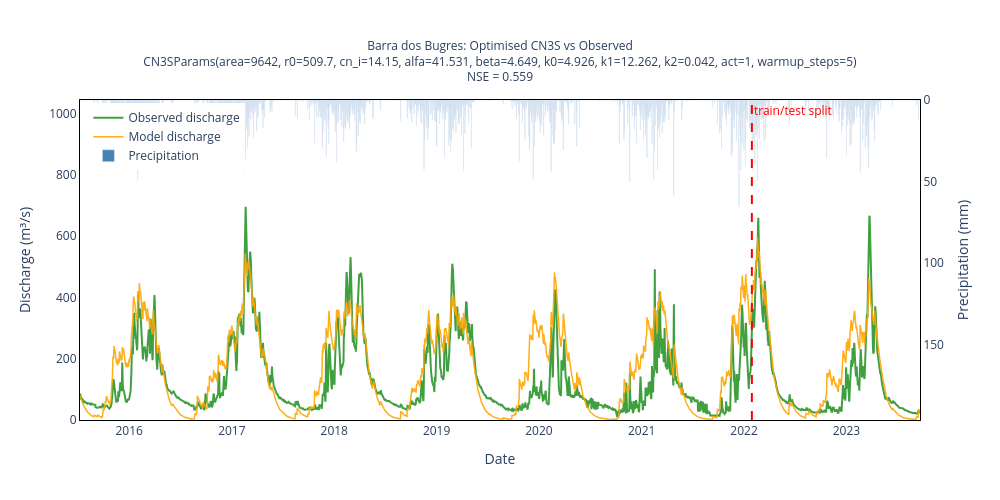

Notebook cell for this chart:
### Code cell
fig = optim.model.plot(
    split=split,
    q_headroom=1.5,
    prec_headroom=3,
    title="Barra dos Bugres: Optimised CN3S vs Observed",
)
fig

### Figure 1 — Plotly figure (JSON) as saved in the notebook; plotly's stock layout.template omitted (floating-point values rounded to 4 significant figures; data arrays with more than 128 entries replaced by an {"elided": "..."} marker saying what was removed)
{"data": [{"line": {"color": "green", "width": 2}, "name": "Observed discharge", "opacity": 0.75, "type": "scatter", "x": {"elided": "2995 str values"}, "y": {"elided": "2995 float values"}}, {"line": {"color": "orange", "width": 1.5}, "name": "Model discharge", "opacity": 0.9, "type": "scatter", "x": {"elided": "2995 str values"}, "y": {"elided": "2995 float values"}}, {"marker": {"color": "steelblue"}, "name": "Precipitation", "opacity": 1, "type": "bar", "x": {"elided": "2995 str values"}, "y": {"elided": "2995 float values"}, "yaxis": "y2"}], "layout": {"annotations": [{"font": {"color": "red"}, "showarrow": false, "text": "train/test split", "x": "2022-01-29T00:00:00", "xanchor": "left", "y": 1, "yanchor": "top", "yref": "paper"}], "height": 500, "legend": {"x": 0.01, "y": 0.99}, "plot_bgcolor": "white", "shapes": [{"line": {"color": "red", "dash": "dash"}, "type": "line", "x0": "2022-01-29T00:00:00", "x1": "2022-01-29T00:00:00", "y0": 0, "y1": 1, "yref": "paper"}], "title": {"font": {"size": 12}, "text": "Barra dos Bugres: Optimised CN3S vs Observed<br>CN3SParams(area=9642, r0=509.7, cn_i=14.15, alfa=41.531, beta=4.649, k0=4.926, k1=12.262, k2=0.042, act=1, warmup_steps=5)<br>NSE = 0.559", "x": 0.5, "xanchor": "center"}, "width": 1000, "xaxis": {"linecolor": "black", "linewidth": 1, "mirror": true, "showline": true, "title": {"text": "Date"}}, "yaxis": {"linecolor": "black", "linewidth": 1, "mirror": true, "range": [0, 1045.0], "showline": true, "title": {"text": "Discharge (m³/s)"}}, "yaxis2": {"linecolor": "black", "linewidth": 1, "mirror": true, "overlaying": "y", "range": [196.1, 0], "showline": true, "side": "right", "title": {"text": "Precipitation (mm)"}}}}
